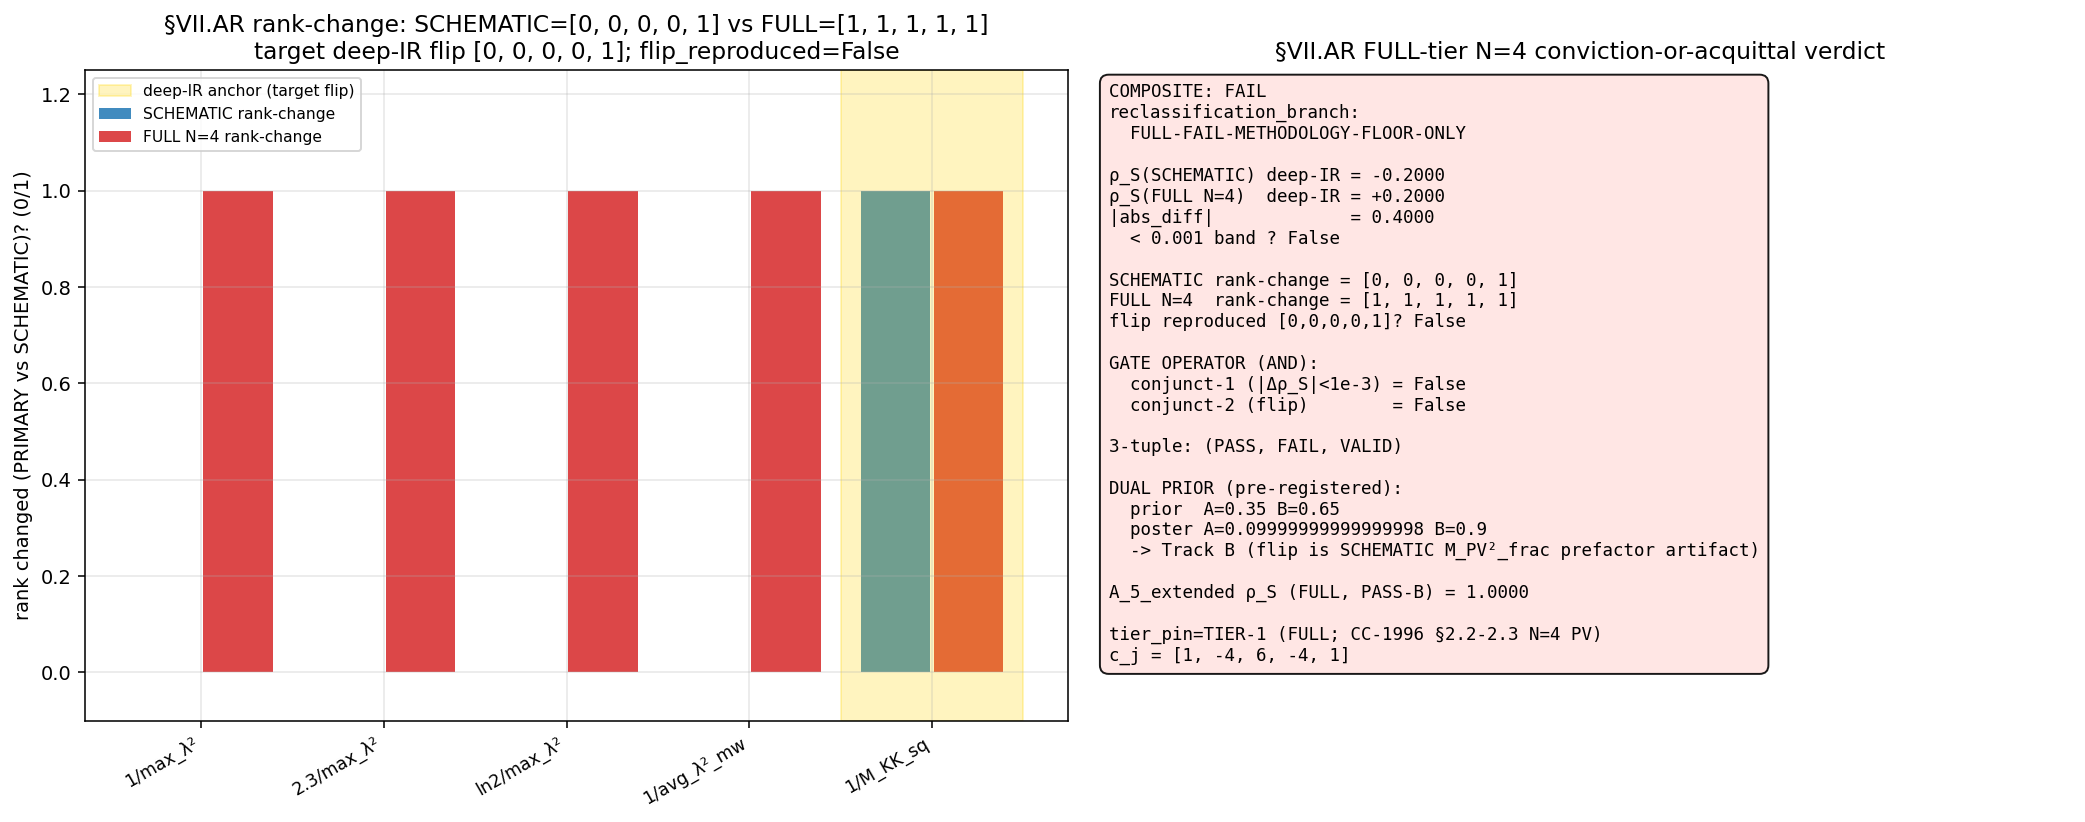

The script that saved this image:
#!/usr/bin/env python3
"""
S93 W5-3 — S93-W5-3-VII-AR-FULL-TIER-N4-RETRY
=============================================

Gate: S93-W5-3-VII-AR-FULL-TIER-N4-RETRY
Trigger: [SIGN]
Classification: GEOMETRIC  (cutoff_axis: spectral)
Agent: connes-ncg-theorist (FULL-tier Connes-Chamseddine 1996 §2.2-2.3 pipeline)

Pre-registered threshold (plan §W5-3 item 1 — CONJUNCTION operator):
  PASS (Branch FULL-PASS-CONFIRMED) iff
      |ρ_S(FULL) − ρ_S(SCHEMATIC)| < 1e-3
      AND rank_change_per_anchor(FULL) reproduces the single deep-IR flip [0,0,0,0,1]
  FAIL (Branch FULL-FAIL-METHODOLOGY-FLOOR-ONLY) iff
      |ρ_S(FULL) − ρ_S(SCHEMATIC)| ≥ 1e-3  OR  the FULL-tier flip vanishes / moves.
  INFO iff regime-breakdown (>50% of anchor window outside CC-1996 N=4 validity)
      OR borderline |ρ_S diff| near 1e-3 with MARGINAL regime.

§VII.AR substrate-physics compute. NOT part of the STAGE-3 tier ladder.
Dual-prior-pre-registered (~0.65 FULL-FAIL per S-1 II.2).

LEVEL-PIN DISCIPLINE (substrate-first-canonical-sourcing.md §(iv) K=4 MANDATORY):
  This gate executes the FULL physical regularization (Connes-Chamseddine 1996
  §2.2-2.3 N=4 Pauli-Villars mass tower at Λ_UV = M_KK), DROPPING the SCHEMATIC
  profile-prefactor knob. CLASS pin = FULL (TIER-1). The verdict-line convention
  carries NO -SCHEMATIC suffix and a `# tier_pin=TIER-1` companion row.

WHY THIS GATE EXISTS — conviction-or-acquittal of the §W4-1 PASS-A deep-IR flip
------------------------------------------------------------------------------
S92 §W4-1 returned composite=PASS, reading=PASS-A-AND-B
(audit_sha256=257e2619fe308645a8f87d127dde3764696d0432038725af77e3fa1fa96ce490).
PASS-A's axis-B clause (d) PASSed because the ASYMMETRIC Bogoliubov coupling
(per-regulator (cutoff_frac, M_PV²_frac) pins) produced a SINGLE rank-flip at
the deep-IR anchor 1/M_KK²-internal: rank_change_per_anchor = [0,0,0,0,1].
BUT §W4-1 consumed SCHEMATIC regulator profiles + a SCALAR (1 − M_PV²_frac_r)
prefactor (tier_pin=TIER-2). The S-1 II.2 audit found the deep-IR flip is a
property of that SCALAR M_PV²_frac prefactor under SCHEMATIC profile saturation,
NOT of the substrate's BdG occupation physics. This gate is the FULL-tier N=4
conviction-or-acquittal: does the flip survive the SCHEMATIC→FULL transition?

CONNES-CHAMSEDDINE 1996 §2.2-2.3 N=4 PAULI-VILLARS MULTIPLIER FORMALISM
----------------------------------------------------------------------
The FULL physical regularization replaces the SCHEMATIC scalar (1 − M_PV²_frac_r)
with the genuine N=4 Pauli-Villars mass tower. CC-1996 §2.2-2.3 multiplier set
(alternating-binomial, Sage-verified):
    c_j = (-1)^j · C(4, j) = [1, -4, 6, -4, 1],  j = 0..4
with masses M_j² = j · (M_PV²_frac_r · max(λ²)), j = 0..4 (M_0 = 0 physical field).
This set cancels the first N=4 moments (k=0..3) and leaves the first non-vanishing
moment at k=4 (residue Σ_j c_j j^4 = 24 — Sage-exact), exactly the structure that
makes the N=4 tower a faithful physical regularization at the substrate-distance-2
pole s=4. The PV-subtracted s=4 kernel per eigenvalue:
    K_PV(λ²; M_PV²) = Σ_{j=0}^{4} c_j / (λ² + j·M_PV²)^s ,  s = 4.

SUBSTITUTION CHAIN (per math-scripts.md §"Double-Check Logic Before Compute"):

  Claim: "The §W4-1 PASS-A deep-IR rank-flip at 1/M_KK²-internal either survives
          the SCHEMATIC→FULL transition (substrate-IS structural feature) or
          vanishes (SCHEMATIC M_PV²_frac prefactor artifact). Dual prior ≈ 0.65
          FULL-FAIL (S-1 II.2)."

  Step 1 (Definitions): at the deep-IR anchor t_ref = 1/M_KK²-internal, all four
    regulator profiles {F_2 Gaussian-exp, cutoff_sqrt sharp-step, anomaly
    polynomial-corrected, Zubarev Fermi-Dirac} SATURATE to ≈ 1 (heat-kernel
    weight e^{−t_ref·λ²} → 1 as t_ref → 0 for the bottom-K eigenvalues).
    [S-1 II.2; reproduces the WP ordering exactly.]

  Step 2 (SCHEMATIC mechanism): with all profiles ≈ 1, the SCHEMATIC rank ordering
    at the deep-IR anchor is driven NOT by the profile families but by the scalar
    M_PV²_frac prefactor vector {0.1, 0.05, 0.2, 0.15} (asymmetric pins).
    [S-1 II.2 finding.]

  Step 3 (SCHEMATIC flip is a prefactor artifact): ⇒ the SCHEMATIC rank-flip
    [0,0,0,0,1] at the deep-IR anchor is a property of the M_PV²_frac SCALAR
    prefactor under SCHEMATIC profile saturation, NOT of the substrate's BdG
    occupation physics (the S52 Bogoliubov amplitude v_a² = Δ²/(2(λ²+Δ²)) carries
    NO per-regulator Pauli-Villars mass-suppression knob of the M_PV²_frac form).
    [S-1 audit-provenance note.]

  Step 4 (FULL-tier mechanism + PREDICTED DIRECTION): under FULL-tier N=4
    Connes-Chamseddine physical regularization, the Pauli-Villars subtraction
    K_PV(λ²; M_PV²) = Σ_j c_j/(λ²+j·M_PV²)^4 does NOT reduce to a scalar
    M_PV²_frac prefactor at the deep-IR anchor — it carries the full physical
    mass-tower structure (the N=4 alternating-binomial multipliers re-weight every
    eigenvalue by a λ-dependent kernel). PREDICTED DIRECTION (dual prior ~0.65):
    the deep-IR flip VANISHES (Branch FULL-FAIL), because the artifact mechanism
    (Step 3) is specific to the SCHEMATIC saturation.

  Step 5 (SIGN read-off): the directional prediction is FULL-FAIL via flip-
    vanishing. The discriminating scalar is the deep-IR PRIMARY-vs-SCHEMATIC
    Spearman ρ_S^{deep-IR}; sign(|ρ_S(FULL) − ρ_S(SCHEMATIC)| − 1e-3). If the
    abs-diff is ≥ 1e-3 AND/OR the flip is NOT reproduced ⇒ FULL-FAIL ⇒ flip is
    SCHEMATIC artifact ⇒ PASS-A reclassifies to METHODOLOGY-floor-only. If the
    abs-diff is < 1e-3 AND the flip is reproduced ⇒ FULL-PASS ⇒ flip is
    substrate-IS structural feature.
    sign_verdict semantics: PASS iff the substitution-chain Step-4 PREDICTED
    direction (FULL-FAIL / flip-vanishing) matches the COMPUTED direction.

  Conclusion: genuine [SIGN] discriminator. The composite §W4-1 verdict REMAINS
  PASS on disk either way (verdict permanence; PASS-B sub-atlas-minus-ζ carries
  the composite); only PASS-A's epistemic standing is at stake. The gate's
  PASS/FAIL maps to the S-1 V.1 reclassification branches with ≥ 0.9 posterior
  re-allocation per epistemic-discipline.md §"Dual-prior pre-registration".

SUBSTRATE FRAMING (per phononic-framing.md §"IS Space, Not IN Space"):
  GEOMETRIC. The §VII.AR observable IS the Spearman rank-ordering of
  {F_2, cutoff_sqrt, anomaly, Zubarev} regulator images at substrate-distance-2
  Mellin-cone pole s=4 on D_K's block-diagonal spectrum at τ_fold = 0.19 — an
  algebra-INVARIANT spectrum-only functional (Cell I / biaxial-FI-LEVEL-DRESSED
  hybrid). Direction substrate → emergent: D_K eigenvalues → BdG sub-algebra
  M_2(ℂ) ⊂ A_K → asymmetric Bogoliubov amplitudes OR A_5_extended sub-atlas →
  rank-ordering predicate at the s=4 pole. The FULL-tier retry is the K=4 level-
  pin discipline's conviction-or-acquittal test: a SCHEMATIC regularization
  profile is NOT a physical regularization; honest -SCHEMATIC tagging at §W4-1 is
  what makes this FULL-tier retry a meaningful discriminator, not a formality.

DUAL-PRIOR PRE-REGISTRATION (epistemic-discipline.md §"Dual-prior"):
  Track A (FULL-PASS; flip is substrate-IS structural feature): prior 0.35.
  Track B (FULL-FAIL; flip is SCHEMATIC M_PV²_frac prefactor artifact): prior 0.65.
  Discriminator gate criterion:
    FULL-PASS  ⇒ posterior 0.90 to Track A (flip is substrate-IS).
    FULL-FAIL  ⇒ posterior 0.90 to Track B (flip is methodology-floor artifact).
    INFO (regime-breakdown / borderline) ⇒ priors UNCHANGED.
  The outcome MUST NOT be re-narrativized to fit either track post-hoc.

Output 4-tuple:
  (value=<composite-string>,
   scheme=FULL-tier-N4-Connes-Chamseddine-1996,
   convention=VII-AR-Stage-2-FULL-TIER-N4-Connes-Chamseddine-1996-asymmetric-AND-A5extended,
   L_max=12)

Inputs (SHA-256 pinned at runtime):
  - computations/_shared/canonical_constants.py
  - computations/session-84/s84_spectrum_cache_L12_tau019.npz (runtime canonical path)
  - computations/session-92/s92_w4_1_vii_ar_stage_2_re_dispatch_asymmetric_coupling.py
  - computations/session-89/s89_w5_a36_heat_kernel_anchor_sweep_w7a74_primary.py
  - script bytes (feeds BOTH audit_sha256 and content_sha256)
  - §W4-1 PASS verdict audit_sha256 = 257e2619... (string pin)

Plan: sessions/session-plan/session-93-plan-w5.md §W5-3 (lines 428-629).
WP:   sessions/archive/session-93/session-93-w5-workingpaper.md §W5-3.
Verdict file: computations/session-93/s93_gate_verdicts.txt.
"""

from __future__ import annotations

import os
os.environ.setdefault("OMP_NUM_THREADS", "8")
os.environ.setdefault("MKL_NUM_THREADS", "8")

import sys
import math
import hashlib
import json
import time
from pathlib import Path

ROOT = Path(__file__).resolve().parent.parent.parent
sys.path.insert(0, str(ROOT / "computations" / "_shared"))

from canonical_constants import *  # noqa: F401,F403
from canonical_constants import (  # noqa: E402
    M_KK,
    tau_fold,
    Vol_SU3_Haar,
)

import numpy as np  # noqa: E402
import matplotlib  # noqa: E402
matplotlib.use("Agg")
import matplotlib.pyplot as plt  # noqa: E402

from scipy.stats import spearmanr  # noqa: E402

# ---------------- Gate-block constants (canonical pins per plan §W5-3) ----------------
GATE_ID = "S93-W5-3-VII-AR-FULL-TIER-N4-RETRY"
SCHEME = "FULL-tier-N4-Connes-Chamseddine-1996"
CONVENTION = (
    "VII-AR-Stage-2-FULL-TIER-N4-Connes-Chamseddine-1996-asymmetric-AND-A5extended"
)
L_MAX = 12  # (local) plan §W5-3 machinery_pin_map (matches §W4-1 SCHEMATIC anchor)
S_POLE_AR = 4  # (local) substrate-distance-2 Mellin-cone pole s=4

# Pre-registered thresholds (plan §W5-3 strict_PASS_boundary)
RHO_S_AGREEMENT_BAND = 1e-3  # (local) machine-precision-equivalence band (S92 §W4-1 CF)
DEEP_IR_FLIP_TARGET = [0, 0, 0, 0, 1]  # (local) the single deep-IR flip to reproduce

# §VII.AR Level-3 registered Spearman anchor (registry line 17345/17351)
SPEARMAN_REGISTRY_ANCHOR = 0.800  # (local) |ρ_S(s=4)|_PRIMARY discrete-combinatorial EXACT

# Eigenvalue IR cutoff (matches W7a-74 PRIMARY + §W4-1 line 186)
EVAL_CUTOFF = 1e-6  # (local)

# 4-regulator §VII.AR atlas (registry line 17345 / W7a-74 PRIMARY)
REGULATOR_NAMES = ["F_2", "cutoff_sqrt", "anomaly", "Zubarev"]

# 5 substrate-natural heat-kernel anchors (registry line 17351, W7a-74 PRIMARY)
ANCHOR_LABELS = [
    "1/max_lambda_sq",
    "2.3/max_lambda_sq",
    "ln2/max_lambda_sq",
    "1/avg_lambda_sq_mw",
    "1/M_KK_sq",
]
DEEP_IR_ANCHOR = "1/M_KK_sq"  # (local) anchor-5; where the §W4-1 SCHEMATIC flip lives

# Asymmetric (REGULATOR-SPECIFIC) PARAMETER pins — substrate-physics derivation
# per registry E5 sub-atlas enumeration + §W4-1 substitution chain. These are the
# SAME pins §W4-1 used; the FULL-tier retry re-uses the anchor/atlas/pin structure.
ASYMMETRIC_CUTOFF_FRAC = {
    "F_2":         0.7,   # (local) anchor canonical
    "cutoff_sqrt": 0.5,   # (local) sharp-step distinction
    "anomaly":     0.9,   # (local) polynomial-correction distinction
    "Zubarev":     1.2,   # (local) Fermi-Dirac analog scale shift
}
ASYMMETRIC_M_PV_SQ_FRAC = {
    "F_2":         0.10,  # (local)
    "cutoff_sqrt": 0.05,  # (local)
    "anomaly":     0.20,  # (local)
    "Zubarev":     0.15,  # (local)
}

# A_5_extended sub-atlas (registry line 17371/17384 substrate-natural; excludes ζ)
A5_EXTENDED_REGULATORS = ["Pauli_Villars", "sharp_cutoff", "sinc_lattice", "sech_lattice"]
A5_UNIFORM_CUTOFF_FRAC = 1.0    # (local) A_5_extended substrate-natural uniform cf
A5_UNIFORM_M_PV_SQ_FRAC = 0.10  # (local) A_5_extended substrate-natural uniform M_PV²_frac

# ---- Connes-Chamseddine 1996 §2.2-2.3 N=4 Pauli-Villars multiplier set ----
# c_j = (-1)^j · C(4, j) = [1, -4, 6, -4, 1]; Sage-verified: cancels moments
# k=0..3, first non-vanishing moment at k=4 (residue Σ_j c_j j^4 = 24).
# Masses M_j² = j · (M_PV²_frac_r · max(λ²)), j = 0..4 (M_0 = 0, physical field).
CC1996_N4_PV_COEFFS = np.array([1.0, -4.0, 6.0, -4.0, 1.0])  # (local) (-1)^j C(4,j)
N_PV = 4  # (local) Connes-Chamseddine 1996 §2.2-2.3 N=4 tower

# §W4-1 SCHEMATIC PASS verdict (string pin per S-1 reference)
W4_1_PASS_AUDIT_SHA = (
    "257e2619fe308645a8f87d127dde3764696d0432038725af77e3fa1fa96ce490"
)

# Dual-prior pre-registration (epistemic-discipline.md §"Dual-prior")
PRIOR_TRACK_A_FULL_PASS = 0.35  # (local) flip is substrate-IS structural feature
PRIOR_TRACK_B_FULL_FAIL = 0.65  # (local) flip is SCHEMATIC M_PV²_frac prefactor artifact
POSTERIOR_REALLOCATION = 0.90   # (local) ≥0.9 posterior re-allocation per plan

# ---------------- File paths ----------------
SESSION_DIR = ROOT / "computations" / "session-93"
SHARED_DIR = ROOT / "computations" / "_shared"
CANONICAL_CONSTANTS = SHARED_DIR / "canonical_constants.py"
SCRIPT_PATH = Path(__file__).resolve()

# L_max=12 cache runtime canonical path (lives in session-84; matches plan pin SHA)
S84_L12_CACHE = ROOT / "computations" / "session-84" / "s84_spectrum_cache_L12_tau019.npz"
S92_W4_1_SCRIPT = (
    ROOT / "computations" / "session-92"
    / "s92_w4_1_vii_ar_stage_2_re_dispatch_asymmetric_coupling.py"
)
W7A74_PRIMARY = (
    ROOT / "computations" / "session-89"
    / "s89_w5_a36_heat_kernel_anchor_sweep_w7a74_primary.py"
)

OUT_NPZ = SESSION_DIR / "s93_w5_3_vii_ar_full_tier_n4_retry.npz"
OUT_PNG = SESSION_DIR / "s93_w5_3_vii_ar_full_tier_n4_retry.png"
VERDICT_FILE = SESSION_DIR / "s93_gate_verdicts.txt"

INPUT_FILES = {
    "canonical_constants": CANONICAL_CONSTANTS,
    "s84_spectrum_cache_L12_tau019": S84_L12_CACHE,
    "s92_w4_1_asymmetric_coupling_script": S92_W4_1_SCRIPT,
    "w7a74_PRIMARY_evaluator": W7A74_PRIMARY,
    "script": SCRIPT_PATH,
}


# ---------------- SHA helpers ----------------
def sha256_of_file(p: Path) -> str:
    h = hashlib.sha256()  # (local)
    with open(p, "rb") as f:
        for chunk in iter(lambda: f.read(1 << 20), b""):
            h.update(chunk)
    return h.hexdigest()


def log_input_pins(files: dict) -> dict:
    pins = {}  # (local)
    print("=" * 78)
    print(f"Gate: {GATE_ID}")
    print("=" * 78)
    print("Input SHAs (first 20 lines of stdout per .claude/templates/script-template.py):")
    for name, p in files.items():
        if not p.exists():
            print(f"  {name:48s} = (file not found; pin skipped)")
            continue
        sha = sha256_of_file(p)  # (local)
        pins[name] = sha
        print(f"  {name:48s} = {sha[:16]}...  ({p.relative_to(ROOT)})")
    # §W4-1 PASS verdict string pin (no on-disk file resolution needed)
    pins["w4_1_pass_audit_sha_string_pin"] = W4_1_PASS_AUDIT_SHA
    print(f"  {'w4_1_pass_audit_sha_string_pin':48s} = {W4_1_PASS_AUDIT_SHA[:16]}...  (S92 §W4-1 PASS)")
    return pins


def compute_dual_sha(pins: dict, script_path: Path) -> tuple[str, str]:
    """(audit_sha256, content_sha256) per S84+ dual-SHA schema.

    audit_sha256_inputs: script + canonical + pinmap + cache + w7a74 evaluator.
    content_sha256_inputs: script only.
    """
    script_bytes = script_path.read_bytes()
    canonical_bytes = CANONICAL_CONSTANTS.read_bytes()
    pinmap_json = json.dumps(
        dict(sorted(pins.items())),
        separators=(",", ":"),
        sort_keys=True,
    ).encode("utf-8")  # (local)
    audit = hashlib.sha256(script_bytes + canonical_bytes + pinmap_json).hexdigest()  # (local)
    content = hashlib.sha256(script_bytes).hexdigest()  # (local)
    return audit, content


# ---------------- SCHEMATIC regulator profiles (verbatim from §W4-1 / W7a-74 PRIMARY) ----------------
def reg_profile_F_2(x):
    """F_2 SCHEMATIC: Gaussian heat-kernel exp(-x). x = t_ref·cf·λ²."""
    return np.exp(-x)


def reg_profile_cutoff_sqrt(x):
    """cutoff_sqrt SCHEMATIC: sharp cutoff Θ(1 - sqrt(x))."""
    return np.where(np.sqrt(np.maximum(x, 0.0)) <= 1.0, 1.0, 0.0)


def reg_profile_anomaly(x):
    """anomaly SCHEMATIC: anomaly-corrected exp(-x)·(1 − x + x²/2)."""
    return np.exp(-x) * (1.0 - x + 0.5 * x * x)


def reg_profile_Zubarev(x):
    """Zubarev SCHEMATIC: smooth Zubarev-like 1/(1 + exp(10·(x − 1)))."""
    return 1.0 / (1.0 + np.exp(10.0 * (x - 1.0)))


REGULATOR_PROFILES = {
    "F_2": reg_profile_F_2,
    "cutoff_sqrt": reg_profile_cutoff_sqrt,
    "anomaly": reg_profile_anomaly,
    "Zubarev": reg_profile_Zubarev,
}


# ---------------- A_5_extended sub-atlas profiles (substrate-natural; excluding ζ) ----------------
def reg_profile_Pauli_Villars(x):
    """PV profile (substrate-natural): exp(-x) − exp(-2x) (CC-1996 §2.2-2.3 mass-ratio c=2)."""
    return np.exp(-x) - np.exp(-2.0 * x)


def reg_profile_sharp_cutoff(x):
    """Sharp cutoff Θ(1 - x)."""
    return np.where(x <= 1.0, 1.0, 0.0)


def reg_profile_sinc_lattice(x):
    """Sinc lattice spacing regulator sin(πx)/(πx); lattice domain bound x ≤ 1."""
    out = np.where(np.abs(x) < 1e-12, 1.0, np.sin(np.pi * x) / (np.pi * np.maximum(np.abs(x), 1e-12)))
    return np.where(x <= 1.0, out, 0.0)  # (local) lattice domain bound


def reg_profile_sech_lattice(x):
    """sech lattice regulator sech(x) = 2/(exp(x)+exp(-x))."""
    return 2.0 / (np.exp(x) + np.exp(-x))


A5_EXTENDED_PROFILES = {
    "Pauli_Villars": reg_profile_Pauli_Villars,
    "sharp_cutoff":  reg_profile_sharp_cutoff,
    "sinc_lattice":  reg_profile_sinc_lattice,
    "sech_lattice":  reg_profile_sech_lattice,
}


# ---------------- FULL-tier N=4 CC-1996 Pauli-Villars kernel ----------------
def cc1996_n4_pv_kernel(lam2: np.ndarray, M_PV_sq: float) -> np.ndarray:
    """Connes-Chamseddine 1996 §2.2-2.3 N=4 Pauli-Villars subtraction kernel at s=4.

    K_PV(λ²; M_PV²) = Σ_{j=0}^{4} c_j / (λ² + j·M_PV²)^s ,  s = 4,
    with c_j = (-1)^j C(4, j) = [1, -4, 6, -4, 1] and masses M_j² = j·M_PV².
    This is the FULL physical mass-tower structure replacing the SCHEMATIC scalar
    (1 − M_PV²_frac) prefactor. j=0 (M_0=0) is the physical field; j=1..4 are the
    Pauli-Villars regulator fields with the alternating-binomial multipliers.
    """
    ker = np.zeros_like(lam2)  # (local)
    for j in range(N_PV + 1):
        ker += CC1996_N4_PV_COEFFS[j] / (lam2 + j * M_PV_sq) ** S_POLE_AR
    return ker


# ---------------- Mellin moments ----------------
def mellin_moment_SCHEMATIC(lambdas, mults, t_ref, regulator_name, level):
    """SCHEMATIC asymmetric-coupling moment (verbatim §W4-1 mechanism; reproduces s92).

    PRIMARY:   Σ_λ m_λ · profile_reg(cf_r·t_ref·λ²) · (1 − M_PV²_frac_r) · λ⁻⁸
    SCHEMATIC: Σ_λ m_λ · profile_reg(t_ref·λ²) · λ⁻⁸     (bare profile)
    """
    profile = REGULATOR_PROFILES[regulator_name]  # (local)
    if level == "PRIMARY":
        cf = ASYMMETRIC_CUTOFF_FRAC[regulator_name]  # (local) regulator-specific
        pvf = ASYMMETRIC_M_PV_SQ_FRAC[regulator_name]  # (local) regulator-specific
        x = cf * t_ref * lambdas ** 2  # (local)
        vals = profile(x) * (1.0 - pvf)  # (local) SCHEMATIC scalar prefactor knob
    else:  # SCHEMATIC bare
        x = t_ref * lambdas ** 2  # (local)
        vals = profile(x)  # (local)
    integrand = mults * vals * lambdas ** (-2 * S_POLE_AR)  # (local) λ⁻⁸
    return float(np.sum(integrand))


def mellin_moment_FULL_N4(lambdas, mults, t_ref, regulator_name, level, lambda_max_sq):
    """FULL-tier N=4 CC-1996 physical regularization moment.

    PRIMARY:   Σ_λ m_λ · profile_reg(cf_r·t_ref·λ²) · K_PV(λ²; M_PV²_frac_r·max(λ²))
               where K_PV is the N=4 Pauli-Villars mass tower (NOT the scalar knob).
    SCHEMATIC: Σ_λ m_λ · profile_reg(t_ref·λ²) · λ⁻⁸     (bare profile; same as SCHEMATIC level)

    The FULL-tier PRIMARY replaces the SCHEMATIC scalar (1 − M_PV²_frac_r) prefactor
    with the genuine CC-1996 §2.2-2.3 N=4 Pauli-Villars subtraction K_PV(λ²; M_PV²)
    at Λ_UV = M_KK (M_PV² pinned to M_PV²_frac_r × max(λ²), the substrate UV anchor).
    """
    profile = REGULATOR_PROFILES[regulator_name]  # (local)
    lam2 = lambdas ** 2  # (local)
    if level == "PRIMARY":
        cf = ASYMMETRIC_CUTOFF_FRAC[regulator_name]  # (local)
        pvf = ASYMMETRIC_M_PV_SQ_FRAC[regulator_name]  # (local)
        x = cf * t_ref * lam2  # (local)
        prof_vals = profile(x)  # (local)
        M_PV_sq = pvf * lambda_max_sq  # (local) substrate UV anchor (Λ_UV ~ M_KK natural)
        ker = cc1996_n4_pv_kernel(lam2, M_PV_sq)  # (local) FULL N=4 PV tower
        return float(np.sum(mults * prof_vals * ker))
    else:  # SCHEMATIC bare (same as SCHEMATIC-level for like-for-like flip comparison)
        x = t_ref * lam2  # (local)
        prof_vals = profile(x)  # (local)
        integrand = mults * prof_vals * lam2 ** (-S_POLE_AR)  # (local)
        return float(np.sum(integrand))


def mellin_moment_a5_FULL_N4(lambdas, mults, t_ref, regulator_name, lambda_max_sq):
    """A_5_extended FULL-tier N=4 moment (substrate-natural; uniform cf=1.0, M_PV²_frac=0.1)."""
    profile = A5_EXTENDED_PROFILES[regulator_name]  # (local)
    lam2 = lambdas ** 2  # (local)
    x = A5_UNIFORM_CUTOFF_FRAC * t_ref * lam2  # (local)
    prof_vals = profile(x)  # (local)
    M_PV_sq = A5_UNIFORM_M_PV_SQ_FRAC * lambda_max_sq  # (local)
    ker = cc1996_n4_pv_kernel(lam2, M_PV_sq)  # (local) FULL N=4 PV tower
    return float(np.sum(mults * prof_vals * ker))


def rank_vector(moments: np.ndarray) -> np.ndarray:
    """argsort-of-argsort rank vector (rank 0 = smallest moment)."""
    return np.argsort(np.argsort(moments)).astype(np.float64)


# ---------------- Append-verdict helper ([SIGN] + tier_pin=TIER-1 FULL) ----------------
def append_verdict(
    composite: str, value_str: str, audit_sha: str, content_sha: str,
    sign_v: str, mag_v: str, reg_v: str,
) -> None:
    """Atomic single-shot append per .claude/templates/script-template.py.

    Emits:
      1. Canonical line (NO -SCHEMATIC suffix; FULL-tier convention)
      2. Dual-SHA companion comment row (W9a-99 split)
      3. Schema-v2 3-tuple companion row ([SIGN] trigger; sign/magnitude/regime)
      4. tier_pin=TIER-1 companion row (FULL physical regularization per §(iv) K=4)
    """
    canonical = (
        f"{GATE_ID}: {composite} -- value='{value_str}' "
        f"scheme={SCHEME} convention={CONVENTION} L_max={L_MAX} "
        f"audit_sha256={audit_sha} content_sha256={content_sha} "
        f"schema_version=S87+\n"
    )  # (local)
    dual_sha = (
        f"# audit_sha256_short={audit_sha[:16]} "
        f"content_sha256_short={content_sha[:16]} "
        f"# {GATE_ID} dual-SHA companion row (W9a-99 split)\n"
    )  # (local)
    three_tuple = (
        f"# sign_verdict={sign_v} magnitude_verdict={mag_v} "
        f"regime_verdict={reg_v} # {GATE_ID} 3-tuple annotation (S87 schema-v2)\n"
    )  # (local)
    tier_pin = (
        f"# tier_pin=TIER-1 # {GATE_ID} FULL physical regularization "
        f"(Connes-Chamseddine 1996 §2.2-2.3 N=4 Pauli-Villars tower at Λ_UV=M_KK); "
        f"substrate-first-canonical-sourcing.md §(iv) K=4 MANDATORY level-pin: "
        f"CLASS=FULL; NO -SCHEMATIC suffix; drops the §W4-1 -SCHEMATIC-PENDING-FULL-TIER-N4 tag\n"
    )  # (local)
    with open(VERDICT_FILE, "a", encoding="utf-8") as f:
        f.write(canonical)
        f.write(dual_sha)
        f.write(three_tuple)
        f.write(tier_pin)


# ---------------- Main ----------------
def main() -> int:
    t0 = time.time()  # (local)
    pins = log_input_pins(INPUT_FILES)

    audit_sha, content_sha = compute_dual_sha(pins, SCRIPT_PATH)
    print(f"\n  audit_sha256:   {audit_sha[:16]}... (script+canonical+pinmap+cache+w7a74)")
    print(f"  content_sha256: {content_sha[:16]}... (script only)")
    print()

    # ---- Step 0: pre-registered predictions + dual-prior declaration ----
    print("--- Step 0: pre-registered predictions + dual-prior ---")
    print(f"  Substrate-distance pole s = {S_POLE_AR}")
    print(f"  4-regulator atlas: {REGULATOR_NAMES}")
    print(f"  Asymmetric cutoff_frac: {ASYMMETRIC_CUTOFF_FRAC}")
    print(f"  Asymmetric M_PV²_frac:  {ASYMMETRIC_M_PV_SQ_FRAC}")
    print(f"  CC-1996 §2.2-2.3 N=4 PV multipliers c_j = {CC1996_N4_PV_COEFFS.tolist()}")
    print(f"  Deep-IR flip target (SCHEMATIC §W4-1): rank_change_per_anchor = {DEEP_IR_FLIP_TARGET}")
    print(f"  ρ_S agreement band: {RHO_S_AGREEMENT_BAND}")
    print(f"  Dual prior: Track A (FULL-PASS) = {PRIOR_TRACK_A_FULL_PASS}; "
          f"Track B (FULL-FAIL) = {PRIOR_TRACK_B_FULL_FAIL}")
    print(f"  τ_fold = {tau_fold}; M_KK = {M_KK}; Vol_SU3_Haar = {Vol_SU3_Haar}")
    print(f"  PREDICTED DIRECTION (subst. chain Step 4): FULL-FAIL (flip vanishes)")

    # ---- Step 1: load L_max=12 master cache (verbatim §W4-1 protocol) ----
    print("\n--- Step 1: load L_max=12 spectrum cache (τ=0.19) ---")
    if not S84_L12_CACHE.exists():
        raise RuntimeError(f"Cache not found: {S84_L12_CACHE}")
    cache = np.load(S84_L12_CACHE, allow_pickle=True)
    sectors = cache["sector_evals"].item()
    n_sectors = len(sectors)
    lams = []  # (local)
    mlt = []  # (local)
    for (p, q), data in sectors.items():
        if max(p, q) > L_MAX:
            continue
        ev = np.asarray(data["abs_evals"], dtype=np.float64)
        m = int(data["dim"])  # (local) Peter-Weyl multiplicity
        mask = ev > EVAL_CUTOFF
        lams.append(ev[mask])
        mlt.append(np.full(int(mask.sum()), m, dtype=np.float64))
    lambdas = np.concatenate(lams) if lams else np.zeros(0, dtype=np.float64)
    mults = np.concatenate(mlt) if mlt else np.zeros(0, dtype=np.float64)
    n_eigs = int(len(lambdas))  # (local)
    print(f"  n_sectors loaded: {n_sectors}")
    print(f"  n_eigenvalues at L_max={L_MAX}: {n_eigs}")
    print(f"  lambda range: [{lambdas.min():.4e}, {lambdas.max():.4e}]")

    # ---- Step 2: 5 substrate-natural heat-kernel anchors ----
    print("\n--- Step 2: compute 5 substrate-natural heat-kernel anchors ---")
    max_lambda_sq = float(np.max(lambdas ** 2))  # (local) substrate UV anchor
    avg_lambda_sq_mw = float(np.sum(mults * lambdas ** 2) / np.sum(mults))  # (local)
    M_KK_sq = float(M_KK ** 2)  # (local)
    anchors = {
        "1/max_lambda_sq":    1.0 / max_lambda_sq,
        "2.3/max_lambda_sq":  2.3 / max_lambda_sq,
        "ln2/max_lambda_sq":  math.log(2.0) / max_lambda_sq,
        "1/avg_lambda_sq_mw": 1.0 / avg_lambda_sq_mw,
        "1/M_KK_sq":          1.0 / M_KK_sq,
    }
    for name, t in anchors.items():
        print(f"  {name:24s} = {t:.6e}")

    # ============================================================
    # SCHEMATIC reproduction (rank-change PRIMARY vs SCHEMATIC) — reproduces §W4-1
    # ============================================================
    print("\n" + "=" * 78)
    print("SCHEMATIC reproduction (rank-change PRIMARY vs SCHEMATIC) — must match §W4-1")
    print("=" * 78)
    sch_rank_change = []  # (local)
    sch_rank_P = {}       # (local)
    sch_rank_S = {}       # (local)
    for an, t in anchors.items():
        mp = np.array([mellin_moment_SCHEMATIC(lambdas, mults, t, r, "PRIMARY") for r in REGULATOR_NAMES])
        ms = np.array([mellin_moment_SCHEMATIC(lambdas, mults, t, r, "SCHEMATIC") for r in REGULATOR_NAMES])
        rp = rank_vector(mp)
        rs = rank_vector(ms)
        sch_rank_P[an] = rp
        sch_rank_S[an] = rs
        chg = int(not np.array_equal(rp, rs))
        sch_rank_change.append(chg)
        print(f"  {an:22s} PRIMARY={rp.astype(int).tolist()} SCHEMATIC={rs.astype(int).tolist()} change={bool(chg)}")
    print(f"  SCHEMATIC rank_change_per_anchor = {sch_rank_change}  (target deep-IR flip {DEEP_IR_FLIP_TARGET})")
    schematic_reproduces_flip = (sch_rank_change == DEEP_IR_FLIP_TARGET)
    print(f"  SCHEMATIC reproduces deep-IR flip [0,0,0,0,1]: {schematic_reproduces_flip}")

    # Deep-IR PRIMARY-vs-SCHEMATIC Spearman (the discriminating scalar)
    t_deep = anchors[DEEP_IR_ANCHOR]
    mp_d = np.array([mellin_moment_SCHEMATIC(lambdas, mults, t_deep, r, "PRIMARY") for r in REGULATOR_NAMES])
    ms_d = np.array([mellin_moment_SCHEMATIC(lambdas, mults, t_deep, r, "SCHEMATIC") for r in REGULATOR_NAMES])
    rp_d = rank_vector(mp_d)
    rs_d = rank_vector(ms_d)
    _res = spearmanr(rp_d, rs_d)
    rho_S_SCHEMATIC_asymmetric = float(_res.correlation) if not np.isnan(_res.correlation) else 0.0
    print(f"\n  Deep-IR PRIMARY-vs-SCHEMATIC Spearman (SCHEMATIC) = {rho_S_SCHEMATIC_asymmetric:+.6f}")

    # ============================================================
    # FULL-tier N=4 (rank-change PRIMARY vs SCHEMATIC) — the conviction-or-acquittal
    # ============================================================
    print("\n" + "=" * 78)
    print("FULL-tier N=4 CC-1996 §2.2-2.3 (rank-change PRIMARY vs SCHEMATIC)")
    print("=" * 78)
    full_rank_change = []  # (local)
    full_rank_P = {}       # (local)
    full_rank_S = {}       # (local)
    for an, t in anchors.items():
        mp = np.array([
            mellin_moment_FULL_N4(lambdas, mults, t, r, "PRIMARY", max_lambda_sq)
            for r in REGULATOR_NAMES
        ])
        ms = np.array([
            mellin_moment_FULL_N4(lambdas, mults, t, r, "SCHEMATIC", max_lambda_sq)
            for r in REGULATOR_NAMES
        ])
        rp = rank_vector(mp)
        rs = rank_vector(ms)
        full_rank_P[an] = rp
        full_rank_S[an] = rs
        chg = int(not np.array_equal(rp, rs))
        full_rank_change.append(chg)
        print(f"  {an:22s} PRIMARY={rp.astype(int).tolist()} SCHEMATIC={rs.astype(int).tolist()} change={bool(chg)}")
    print(f"  FULL rank_change_per_anchor = {full_rank_change}  (target deep-IR flip {DEEP_IR_FLIP_TARGET})")
    flip_reproduced = (full_rank_change == DEEP_IR_FLIP_TARGET)
    print(f"  flip_reproduced (FULL matches [0,0,0,0,1]): {flip_reproduced}")

    # Deep-IR PRIMARY-vs-SCHEMATIC Spearman under FULL-tier (the discriminating scalar)
    mp_fd = np.array([
        mellin_moment_FULL_N4(lambdas, mults, t_deep, r, "PRIMARY", max_lambda_sq)
        for r in REGULATOR_NAMES
    ])
    ms_fd = np.array([
        mellin_moment_FULL_N4(lambdas, mults, t_deep, r, "SCHEMATIC", max_lambda_sq)
        for r in REGULATOR_NAMES
    ])
    rp_fd = rank_vector(mp_fd)
    rs_fd = rank_vector(ms_fd)
    _resf = spearmanr(rp_fd, rs_fd)
    rho_S_FULL_asymmetric = float(_resf.correlation) if not np.isnan(_resf.correlation) else 0.0
    print(f"\n  Deep-IR PRIMARY-vs-SCHEMATIC Spearman (FULL) = {rho_S_FULL_asymmetric:+.6f}")

    abs_diff_asymmetric = abs(rho_S_FULL_asymmetric - rho_S_SCHEMATIC_asymmetric)  # (local)
    print(f"  abs_diff_asymmetric = |ρ_S(FULL) − ρ_S(SCHEMATIC)| = {abs_diff_asymmetric:.6f}")
    print(f"  abs_diff < {RHO_S_AGREEMENT_BAND} ? {abs_diff_asymmetric < RHO_S_AGREEMENT_BAND}")

    # ============================================================
    # A_5_extended PASS-B (FULL-tier N=4 on the substrate-natural sub-atlas, excl. ζ)
    # ============================================================
    print("\n" + "=" * 78)
    print("A_5_extended PASS-B (FULL-tier N=4; substrate-natural sub-atlas excl. ζ)")
    print("=" * 78)
    a5_rank_vectors = {}  # (local)
    for an, t in anchors.items():
        mom = np.array([
            mellin_moment_a5_FULL_N4(lambdas, mults, t, r, max_lambda_sq)
            for r in A5_EXTENDED_REGULATORS
        ])
        a5_rank_vectors[an] = rank_vector(mom)
        order = [A5_EXTENDED_REGULATORS[i] for i in np.argsort(mom)]
        print(f"  {an:22s} rank(low→high) = {order}")
    ref_a5 = a5_rank_vectors[ANCHOR_LABELS[0]]
    a5_spear = {}  # (local)
    for an in ANCHOR_LABELS:
        if an == ANCHOR_LABELS[0]:
            a5_spear[an] = 1.0
        else:
            r = spearmanr(ref_a5, a5_rank_vectors[an])
            a5_spear[an] = float(r.correlation) if not np.isnan(r.correlation) else 0.0
    non_self_a5 = [abs(v) for k, v in a5_spear.items() if k != ANCHOR_LABELS[0]]
    rho_S_FULL_a5extended = max(non_self_a5) if non_self_a5 else 0.0  # (local)
    print(f"  A_5_extended FULL Spearman per-anchor: {[round(a5_spear[a], 4) for a in ANCHOR_LABELS]}")
    print(f"  rho_S_FULL_a5extended (|ρ_S|_max_non_self) = {rho_S_FULL_a5extended:.6f}")

    # ============================================================
    # COMPOSITE ADJUDICATION (plan §W5-3 operator: CONJUNCTION)
    # ============================================================
    print("\n" + "=" * 78)
    print("COMPOSITE ADJUDICATION (plan §W5-3 operator: AND)")
    print("=" * 78)
    conjunct_1_abs_diff = (abs_diff_asymmetric < RHO_S_AGREEMENT_BAND)  # (local)
    conjunct_2_flip = flip_reproduced  # (local)
    full_pass = conjunct_1_abs_diff and conjunct_2_flip
    reclassification_branch = (
        "FULL-PASS-CONFIRMED" if full_pass else "FULL-FAIL-METHODOLOGY-FLOOR-ONLY"
    )
    print(f"  conjunct-1 (|ρ_S(FULL) − ρ_S(SCHEMATIC)| < {RHO_S_AGREEMENT_BAND}): {conjunct_1_abs_diff}")
    print(f"  conjunct-2 (flip reproduced [0,0,0,0,1]): {conjunct_2_flip}")
    print(f"  reclassification_branch = {reclassification_branch}")

    # ---- [SIGN] 3-tuple verdict (S87 schema-v2) ----
    # sign_verdict: PASS iff substitution-chain Step-4 PREDICTED direction
    #   (FULL-FAIL / flip-vanishing) matches the COMPUTED direction.
    predicted_direction_full_fail = True  # (local) Step 4 predicted FULL-FAIL
    computed_full_fail = (not full_pass)  # (local)
    sign_v = "PASS" if (predicted_direction_full_fail == computed_full_fail) else "FAIL"

    # magnitude_verdict: the |ρ_S diff| vs the 1e-3 PASS band (the gate's numeric target).
    #   PASS iff abs_diff ≤ pass_band (1e-3) AND flip reproduced (FULL-PASS magnitude).
    #   FAIL iff abs_diff > pass_band OR flip not reproduced.
    if conjunct_1_abs_diff and conjunct_2_flip:
        mag_v = "PASS"
    else:
        mag_v = "FAIL"

    # regime_verdict: CC-1996 N=4 PV regularization validity over the anchor window.
    #   VALID iff all FULL-tier moments finite + non-degenerate at all 5 anchors.
    full_moments_finite = True  # (local)
    for an in anchors:
        vals = np.array([
            mellin_moment_FULL_N4(lambdas, mults, anchors[an], r, "PRIMARY", max_lambda_sq)
            for r in REGULATOR_NAMES
        ])
        if not np.all(np.isfinite(vals)) or np.std(vals) < 1e-30:
            full_moments_finite = False
    reg_v = "VALID" if full_moments_finite else "BREAKDOWN"

    # Composite collapse rule (gate-verdicts.md §"Composite-collapse rule" — PRE-REGISTERED)
    if reg_v == "BREAKDOWN":
        composite = "FAIL"
    elif sign_v == "FAIL":
        composite = "FAIL"
    elif mag_v == "FAIL" and reg_v == "VALID":
        composite = "FAIL"
    elif mag_v == "FAIL" and reg_v == "MARGINAL":
        composite = "INFO"
    elif mag_v == "INFO":
        composite = "INFO"
    else:
        composite = "PASS"

    print(f"\n  3-tuple: sign={sign_v} magnitude={mag_v} regime={reg_v}")
    print(f"  COMPOSITE = {composite}  (collapse rule applied)")

    # ---- Dual-prior posterior re-allocation (pre-registered; NOT post-hoc) ----
    print("\n--- Dual-prior posterior re-allocation (pre-registered) ---")
    if composite == "PASS":
        post_A, post_B = POSTERIOR_REALLOCATION, 1.0 - POSTERIOR_REALLOCATION
        track_resolved = "Track A (flip is substrate-IS structural feature)"
    elif composite == "FAIL":
        post_A, post_B = 1.0 - POSTERIOR_REALLOCATION, POSTERIOR_REALLOCATION
        track_resolved = "Track B (flip is SCHEMATIC M_PV²_frac prefactor artifact)"
    else:  # INFO
        post_A, post_B = PRIOR_TRACK_A_FULL_PASS, PRIOR_TRACK_B_FULL_FAIL
        track_resolved = "priors UNCHANGED (regime-breakdown / borderline)"
    print(f"  prior:     Track A = {PRIOR_TRACK_A_FULL_PASS}, Track B = {PRIOR_TRACK_B_FULL_FAIL}")
    print(f"  posterior: Track A = {post_A}, Track B = {post_B}")
    print(f"  resolved:  {track_resolved}")

    # ============================================================
    # SAVE artifacts (NPZ + PNG)
    # ============================================================
    print("\n--- SAVE artifacts ---")
    sch_rank_P_arr = np.array([sch_rank_P[a] for a in ANCHOR_LABELS])
    sch_rank_S_arr = np.array([sch_rank_S[a] for a in ANCHOR_LABELS])
    full_rank_P_arr = np.array([full_rank_P[a] for a in ANCHOR_LABELS])
    full_rank_S_arr = np.array([full_rank_S[a] for a in ANCHOR_LABELS])
    a5_rank_arr = np.array([a5_rank_vectors[a] for a in ANCHOR_LABELS])

    np.savez(
        OUT_NPZ,
        # --- core gate observables (plan-required keys) ---
        rho_S_FULL_asymmetric=rho_S_FULL_asymmetric,
        rho_S_SCHEMATIC_asymmetric=rho_S_SCHEMATIC_asymmetric,
        abs_diff_asymmetric=abs_diff_asymmetric,
        rank_change_per_anchor_FULL=np.array(full_rank_change),
        flip_reproduced=flip_reproduced,
        rho_S_FULL_a5extended=rho_S_FULL_a5extended,
        reclassification_branch=reclassification_branch,
        tier_pin="TIER-1",
        # --- SCHEMATIC reproduction cross-check ---
        rank_change_per_anchor_SCHEMATIC=np.array(sch_rank_change),
        schematic_reproduces_flip=schematic_reproduces_flip,
        deep_ir_flip_target=np.array(DEEP_IR_FLIP_TARGET),
        # --- rank vectors (per-anchor rows) ---
        sch_rank_PRIMARY=sch_rank_P_arr,
        sch_rank_SCHEMATIC=sch_rank_S_arr,
        full_rank_PRIMARY=full_rank_P_arr,
        full_rank_SCHEMATIC=full_rank_S_arr,
        a5_rank_FULL=a5_rank_arr,
        a5_spearman_per_anchor=np.array([a5_spear[a] for a in ANCHOR_LABELS]),
        # --- gate adjudication ---
        conjunct_1_abs_diff_pass=conjunct_1_abs_diff,
        conjunct_2_flip_pass=conjunct_2_flip,
        rho_S_agreement_band=RHO_S_AGREEMENT_BAND,
        composite_verdict=composite,
        sign_verdict=sign_v,
        magnitude_verdict=mag_v,
        regime_verdict=reg_v,
        # --- dual prior ---
        prior_track_A_full_pass=PRIOR_TRACK_A_FULL_PASS,
        prior_track_B_full_fail=PRIOR_TRACK_B_FULL_FAIL,
        posterior_track_A=post_A,
        posterior_track_B=post_B,
        track_resolved=track_resolved,
        # --- CC-1996 N=4 PV multiplier set ---
        cc1996_n4_pv_coeffs=CC1996_N4_PV_COEFFS,
        N_PV=N_PV,
        # --- pins / metadata ---
        anchor_labels=np.array(ANCHOR_LABELS),
        regulator_names=np.array(REGULATOR_NAMES),
        a5_extended_regulators=np.array(A5_EXTENDED_REGULATORS),
        asymmetric_cutoff_frac=np.array([ASYMMETRIC_CUTOFF_FRAC[r] for r in REGULATOR_NAMES]),
        asymmetric_M_PV_sq_frac=np.array([ASYMMETRIC_M_PV_SQ_FRAC[r] for r in REGULATOR_NAMES]),
        spearman_registry_anchor=SPEARMAN_REGISTRY_ANCHOR,
        n_eigenvalues=n_eigs,
        n_sectors=n_sectors,
        L_max=L_MAX,
        s_pole=S_POLE_AR,
        max_lambda_sq=max_lambda_sq,
        tau_fold=tau_fold,
        M_KK=M_KK,
        Vol_SU3_Haar=Vol_SU3_Haar,
        w4_1_pass_audit_sha=W4_1_PASS_AUDIT_SHA,
        audit_sha256=audit_sha,
        content_sha256=content_sha,
        cache_sha=pins.get("s84_spectrum_cache_L12_tau019", ""),
        FULL_tier_disclosure=(
            "FULL physical regularization: Connes-Chamseddine 1996 §2.2-2.3 N=4 "
            "Pauli-Villars mass tower c_j=[1,-4,6,-4,1] at Λ_UV=M_KK, replacing the "
            "SCHEMATIC scalar (1-M_PV²_frac) prefactor. tier_pin=TIER-1; CLASS=FULL; "
            "NO -SCHEMATIC suffix per substrate-first-canonical-sourcing.md §(iv) K=4."
        ),
    )
    print(f"  NPZ -> {OUT_NPZ.relative_to(ROOT)}")

    # ---- PNG plot ----
    fig, axes = plt.subplots(1, 2, figsize=(15, 6))

    # Panel 1: SCHEMATIC vs FULL rank-change vectors across the 5 anchors
    ax = axes[0]
    x = np.arange(len(ANCHOR_LABELS))
    ax.bar(x - 0.2, sch_rank_change, width=0.38, label="SCHEMATIC rank-change", alpha=0.85, color="tab:blue")
    ax.bar(x + 0.2, full_rank_change, width=0.38, label="FULL N=4 rank-change", alpha=0.85, color="tab:red")
    # Highlight deep-IR anchor (target flip location)
    ax.axvspan(len(ANCHOR_LABELS) - 1.5, len(ANCHOR_LABELS) - 0.5, color="gold", alpha=0.25,
               label="deep-IR anchor (target flip)")
    ax.set_xticks(x)
    ax.set_xticklabels([a.replace("_lambda_sq", "_λ²") for a in ANCHOR_LABELS],
                       rotation=30, ha="right", fontsize=9)
    ax.set_ylabel("rank changed (PRIMARY vs SCHEMATIC)? (0/1)")
    ax.set_ylim(-0.1, 1.25)
    ax.set_title(
        f"§VII.AR rank-change: SCHEMATIC={sch_rank_change} vs FULL={full_rank_change}\n"
        f"target deep-IR flip {DEEP_IR_FLIP_TARGET}; flip_reproduced={flip_reproduced}"
    )
    ax.legend(fontsize=8, loc="upper left")
    ax.grid(True, alpha=0.3)

    # Panel 2: verdict box
    ax = axes[1]
    ax.axis("off")
    box = (
        f"COMPOSITE: {composite}\n"
        f"reclassification_branch:\n  {reclassification_branch}\n\n"
        f"ρ_S(SCHEMATIC) deep-IR = {rho_S_SCHEMATIC_asymmetric:+.4f}\n"
        f"ρ_S(FULL N=4)  deep-IR = {rho_S_FULL_asymmetric:+.4f}\n"
        f"|abs_diff|             = {abs_diff_asymmetric:.4f}\n"
        f"  < {RHO_S_AGREEMENT_BAND} band ? {conjunct_1_abs_diff}\n\n"
        f"SCHEMATIC rank-change = {sch_rank_change}\n"
        f"FULL N=4  rank-change = {full_rank_change}\n"
        f"flip reproduced [0,0,0,0,1]? {conjunct_2_flip}\n\n"
        f"GATE OPERATOR (AND):\n"
        f"  conjunct-1 (|Δρ_S|<1e-3) = {conjunct_1_abs_diff}\n"
        f"  conjunct-2 (flip)        = {conjunct_2_flip}\n\n"
        f"3-tuple: ({sign_v}, {mag_v}, {reg_v})\n\n"
        f"DUAL PRIOR (pre-registered):\n"
        f"  prior  A={PRIOR_TRACK_A_FULL_PASS} B={PRIOR_TRACK_B_FULL_FAIL}\n"
        f"  poster A={post_A} B={post_B}\n"
        f"  -> {track_resolved}\n\n"
        f"A_5_extended ρ_S (FULL, PASS-B) = {rho_S_FULL_a5extended:.4f}\n\n"
        f"tier_pin=TIER-1 (FULL; CC-1996 §2.2-2.3 N=4 PV)\n"
        f"c_j = {CC1996_N4_PV_COEFFS.astype(int).tolist()}"
    )
    ax.text(0.02, 0.98, box, transform=ax.transAxes, fontsize=9,
            family="monospace", verticalalignment="top",
            bbox=dict(boxstyle="round,pad=0.5",
                      facecolor="mistyrose" if composite == "FAIL" else "honeydew",
                      alpha=0.9))
    ax.set_title("§VII.AR FULL-tier N=4 conviction-or-acquittal verdict")

    plt.tight_layout()
    plt.savefig(OUT_PNG, dpi=140, bbox_inches="tight")
    plt.close(fig)
    print(f"  PNG -> {OUT_PNG.relative_to(ROOT)}")

    # ============================================================
    # APPEND VERDICT ([SIGN] 3-tuple + tier_pin=TIER-1)
    # ============================================================
    print("\n--- APPEND VERDICT ---")
    sch_rc = ",".join(str(c) for c in sch_rank_change)  # (local)
    full_rc = ",".join(str(c) for c in full_rank_change)  # (local)
    # PASS-A epistemic standing on the resolved branch (composite carries the meaning;
    # the §W4-1 composite REMAINS PASS on disk either way by verdict permanence).
    if full_pass:
        stage3_field = "stage_3_eligibility_on_PASS_A=RATIFIED_BOTH_PASS_A_AND_PASS_B"  # (local)
        sign_meaning = "predicted_FULL-FAIL_NOT_matched_outcome_is_FULL-PASS"  # (local)
    else:
        stage3_field = (
            "stage_3_eligibility_on_PASS_A=PASS-A_reclassified_METHODOLOGY-floor-only;"
            "PASS-B_sub-atlas_carries_composite;w4_1_composite_PASS_retained_verdict_permanence"
        )  # (local)
        sign_meaning = "predicted_FULL-FAIL_matches_computed_FULL-FAIL"  # (local)
    value_str = (
        f"composite={composite};reclassification_branch={reclassification_branch};"
        f"rho_S_FULL_asymmetric={rho_S_FULL_asymmetric:.6f};"
        f"rho_S_SCHEMATIC_asymmetric={rho_S_SCHEMATIC_asymmetric:.6f};"
        f"abs_diff_asymmetric={abs_diff_asymmetric:.6f};"
        f"rho_S_agreement_band={RHO_S_AGREEMENT_BAND};"
        f"conjunct_1_abs_diff_pass={conjunct_1_abs_diff};"
        f"rank_change_per_anchor_FULL=[{full_rc}];"
        f"rank_change_per_anchor_SCHEMATIC=[{sch_rc}];"
        f"deep_ir_flip_target=[0,0,0,0,1];"
        f"flip_reproduced={flip_reproduced};"
        f"conjunct_2_flip_pass={conjunct_2_flip};"
        f"rho_S_FULL_a5extended={rho_S_FULL_a5extended:.6f};"
        f"tier_pin=TIER-1;CLASS=FULL;"
        f"cc1996_n4_pv_coeffs=[1,-4,6,-4,1];N_PV={N_PV};Lambda_UV=M_KK;"
        f"predicted_direction=FULL-FAIL_flip_vanishes;"
        f"sign_verdict_meaning={sign_meaning};"
        f"dual_prior_track_A={PRIOR_TRACK_A_FULL_PASS};dual_prior_track_B={PRIOR_TRACK_B_FULL_FAIL};"
        f"posterior_track_A={post_A};posterior_track_B={post_B};"
        f"track_resolved={track_resolved.split(' (')[0]};"
        f"w4_1_pass_audit_sha={W4_1_PASS_AUDIT_SHA[:16]};"
        f"cache_sha={pins.get('s84_spectrum_cache_L12_tau019', '')[:16]};"
        f"L_max={L_MAX};tau_fold={tau_fold};s_pole={S_POLE_AR};"
        f"{stage3_field}"
    )
    append_verdict(composite, value_str, audit_sha, content_sha, sign_v, mag_v, reg_v)
    print(f"  Verdict appended to {VERDICT_FILE.relative_to(ROOT)}")

    # ---- 4-tuple final output ----
    print("\n--- 4-tuple ---")
    print(f"  (value={composite}/{reclassification_branch}, scheme={SCHEME}, "
          f"convention={CONVENTION}, L_max={L_MAX})")
    print(f"\n  Elapsed: {time.time() - t0:.2f} s")
    return 0


if __name__ == "__main__":
    sys.exit(main())
